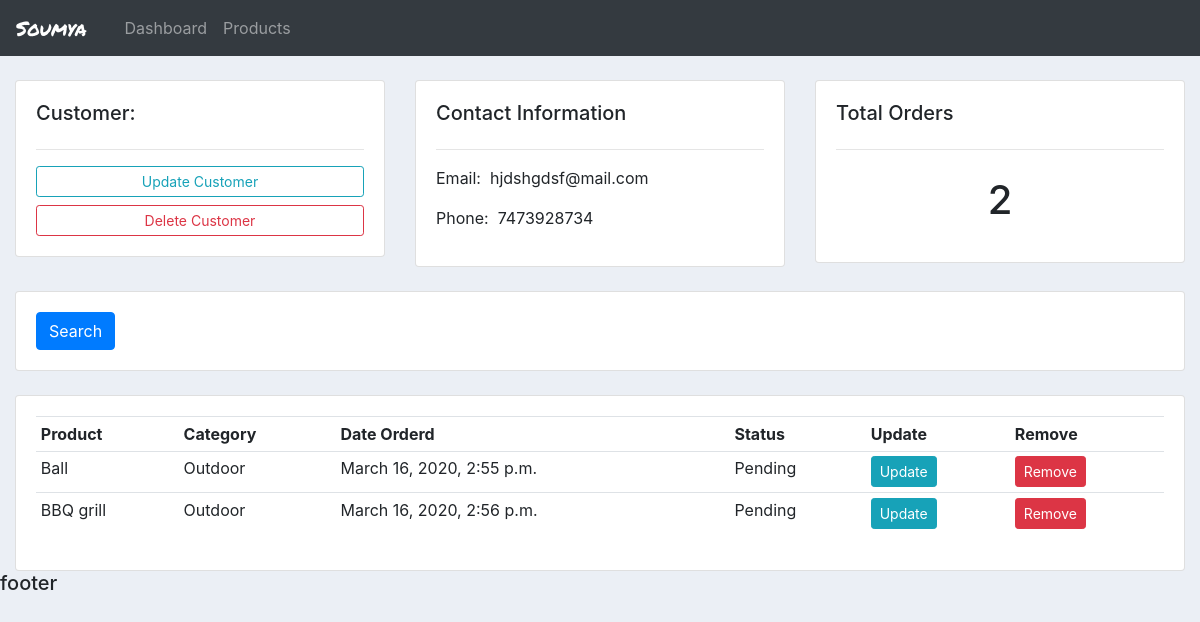
Before: /customer/1/ with the older database file.
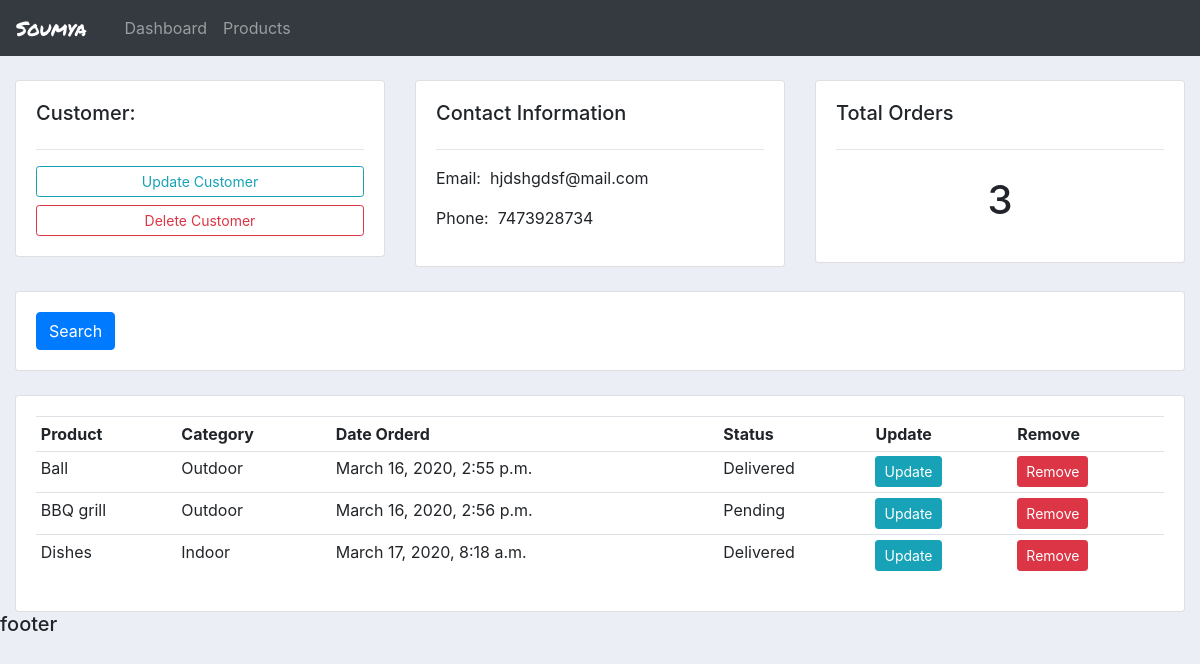
After: the same page with the newer database file.
### accounts/models.py (models this page shows, shortened)
class Order(models.Model):
    STATUS = (
        ('Pending', 'Pending'),
        ('Out for delivery', 'Out for delivery'),
        ('Delivered', 'Delivered')
    )
    customer = models.ForeignKey(Customer, null = True, on_delete = models.SET_NULL)
    product = models.ForeignKey(Product, null = True, on_delete = models.SET_NULL)
    date_created = models.DateTimeField(auto_now_add = True, null = True)
    status = models.CharField(max_length = 200, choices = STATUS, null = True)

class Product(models.Model):
    CATEGORY = (
        ('Indoor', 'Indoor'),
        ('Outdoor', 'Outdoor'),
    )
    name = models.CharField(max_length = 200, null = True)
    price = models.FloatField(null = True)
    category = models.CharField(max_length = 200, choices = CATEGORY, null = True)
    description = models.CharField(max_length = 300, null = True, blank = True)
    date_created = models.DateTimeField(auto_now_add = True, null = True)
    tags = models.ManyToManyField(Tag)

### accounts/views.py (the view)
# urls.py: path('customer/<str:pk>/', views.customer, name="customer"), # for customer page
def customer(request, pk):
    customer = Customer.objects.get(id=int(pk))
    orders = customer.order_set.all()
    context = {
        'customer': customer,
        'orders': orders,
        'orderCount': orders.count()
    }
    return render(request, 'accounts/customer.html', context)

### accounts/templates/accounts/customer.html
{% extends 'accounts/main.html' %}
{% block content %}
<br>
<div class="row">
	<div class="col-md">
		<div class="card card-body">
			<h5>Customer:</h5>
			<hr>
			<a class="btn btn-outline-info  btn-sm btn-block" href="">Update Customer</a>
			<a class="btn btn-outline-danger  btn-sm btn-block" href="">Delete Customer</a>
		</div>
	</div>
	<div class="col-md">
		<div class="card card-body">
			<h5>Contact Information</h5>
			<hr>
			<p>Email: &nbsp;{{customer.email}}</p>
			<p>Phone: &nbsp;{{customer.phone}}</p>
		</div>
	</div>
	<div class="col-md">
		<div class="card card-body">
			<h5>Total Orders</h5>
			<hr>
			<h1 style="text-align: center;padding: 10px">{{orderCount}}</h1>
		</div>
	</div>
</div>
<br>
<div class="row">
	<div class="col">
		<div class="card card-body">
			<form method="get">
		    <button class="btn btn-primary" type="submit">Search</button>
		  </form>
		</div>
	</div>
</div>
<br>
<div class="row">
	<div class="col-md">
		<div class="card card-body">
			<table class="table table-sm">
				<tr>
					<th>Product</th>
					<th>Category</th>
					<th>Date Orderd</th>
					<th>Status</th>
					<th>Update</th>
					<th>Remove</th>
				</tr>
				{% for o in orders %}
				<tr>
					<td>{{o.product.name}}</td>
					<td>{{o.product.category}}</td>
					<td>{{o.date_created}}</td>
					<td>{{o.status}}</td>
					<td><a class="btn btn-sm btn-info" href="">Update</a></td>
                    <td><a class="btn btn-sm btn-danger" href="">Remove</a></td>
				</tr>
				{% endfor %}
			</table>
		</div>
	</div>
</div>
{% endblock %}

Changed rows visible on the page:
changed Order "March 16, 2020, 2:55 p.m.": status "Pending" → "Delivered"
added Order: product.name "Dishes", product.category "Indoor", date_created "March 17, 2020, 8:18 a.m.", status "Delivered"
Other visible differences:
{{ orderCount }}: "2" → "3"
